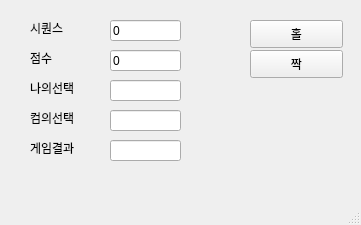
<?xml version="1.0" encoding="UTF-8"?>
<ui version="4.0">
 <class>MainWindow</class>
 <widget class="QMainWindow" name="MainWindow">
  <property name="geometry">
   <rect>
    <x>0</x>
    <y>0</y>
    <width>361</width>
    <height>225</height>
   </rect>
  </property>
  <property name="windowTitle">
   <string>MainWindow</string>
  </property>
  <widget class="QWidget" name="centralwidget">
   <widget class="QPushButton" name="pb_hol">
    <property name="geometry">
     <rect>
      <x>250</x>
      <y>20</y>
      <width>93</width>
      <height>28</height>
     </rect>
    </property>
    <property name="text">
     <string>홀</string>
    </property>
   </widget>
   <widget class="QPushButton" name="pb_jjak">
    <property name="geometry">
     <rect>
      <x>250</x>
      <y>50</y>
      <width>93</width>
      <height>28</height>
     </rect>
    </property>
    <property name="text">
     <string>짝</string>
    </property>
   </widget>
   <widget class="QLabel" name="lbl_jumsu">
    <property name="geometry">
     <rect>
      <x>30</x>
      <y>50</y>
      <width>64</width>
      <height>15</height>
     </rect>
    </property>
    <property name="text">
     <string>점수</string>
    </property>
   </widget>
   <widget class="QLineEdit" name="le_jumsu">
    <property name="geometry">
     <rect>
      <x>110</x>
      <y>50</y>
      <width>71</width>
      <height>21</height>
     </rect>
    </property>
    <property name="text">
     <string>0</string>
    </property>
   </widget>
   <widget class="QLabel" name="lbl_mine">
    <property name="geometry">
     <rect>
      <x>30</x>
      <y>80</y>
      <width>64</width>
      <height>15</height>
     </rect>
    </property>
    <property name="text">
     <string>나의선택</string>
    </property>
   </widget>
   <widget class="QLineEdit" name="le_mine">
    <property name="geometry">
     <rect>
      <x>110</x>
      <y>80</y>
      <width>71</width>
      <height>21</height>
     </rect>
    </property>
    <property name="text">
     <string/>
    </property>
   </widget>
   <widget class="QLineEdit" name="le_com">
    <property name="geometry">
     <rect>
      <x>110</x>
      <y>110</y>
      <width>71</width>
      <height>21</height>
     </rect>
    </property>
    <property name="text">
     <string/>
    </property>
   </widget>
   <widget class="QLabel" name="lbl_com">
    <property name="geometry">
     <rect>
      <x>30</x>
      <y>110</y>
      <width>64</width>
      <height>15</height>
     </rect>
    </property>
    <property name="text">
     <string>컴의선택</string>
    </property>
   </widget>
   <widget class="QLineEdit" name="le_result">
    <property name="geometry">
     <rect>
      <x>110</x>
      <y>140</y>
      <width>71</width>
      <height>21</height>
     </rect>
    </property>
    <property name="text">
     <string/>
    </property>
   </widget>
   <widget class="QLabel" name="lbl_result">
    <property name="geometry">
     <rect>
      <x>30</x>
      <y>140</y>
      <width>64</width>
      <height>15</height>
     </rect>
    </property>
    <property name="text">
     <string>게임결과</string>
    </property>
   </widget>
   <widget class="QLabel" name="lbl_jumsu_2">
    <property name="geometry">
     <rect>
      <x>30</x>
      <y>20</y>
      <width>64</width>
      <height>15</height>
     </rect>
    </property>
    <property name="text">
     <string>시퀀스</string>
    </property>
   </widget>
   <widget class="QLineEdit" name="le_seq">
    <property name="geometry">
     <rect>
      <x>110</x>
      <y>20</y>
      <width>71</width>
      <height>21</height>
     </rect>
    </property>
    <property name="text">
     <string>0</string>
    </property>
   </widget>
  </widget>
  <widget class="QMenuBar" name="menubar">
   <property name="geometry">
    <rect>
     <x>0</x>
     <y>0</y>
     <width>361</width>
     <height>26</height>
    </rect>
   </property>
  </widget>
  <widget class="QStatusBar" name="statusbar"/>
 </widget>
 <resources/>
 <connections/>
</ui>
